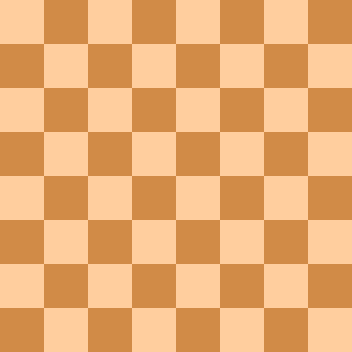
#> input picture Groups/Group_ID_46/Feature Extraction from Image/Edge Features/flat_chessboard.png, 352 x 352 px
$ jupyter execute Example_Edge_Features_Prewitt.ipynb
#> lines starting #> are read from the running program, lines starting #| are printed output that depends on the picture; after the words box and inside, x2 and y2 are one past the last pixel; in counts of white or black regions, pixels touching at a corner belong together
### Groups/Group_ID_46/Edge Features/Edge_Features.py
import cv2
import numpy as np
from skimage.filters import prewitt_h, prewitt_v

class Edge_Features:
    # [19 lines left out: function edge_detection_canny, not called in this run]

    def horizontal_edge_prewitt(self, image):
        return prewitt_h(image)

    def vertical_edge_prewitt(self, image):
        return prewitt_v(image)

### Groups/Group_ID_46/Feature Extraction from Image/Edge Features/Example_Edge_Features_Prewitt.ipynb
# Feature Extraction from Image (Edge Detection)
---

### Package Name: Edge_Features
---

## Methods:

### 1. horizontal_edge_prewitt(image):
This method returns the horizontal edge features extracted from a grayscale image using prewitt_h().

#### Parameters:

- Image: It takes a grayscale image having dimensions M x N

### 2. vertical_edge_prewitt(image):
This method returns the vertical edge features extracted from a grayscale image using prewitt_v().

#### Parameters:

- **Image:** It takes a grayscale image having dimensions M x N
---

## Example:

[cell 1]
import cv2
import matplotlib.pyplot as plt
from Edge_Features import Edge_Features

[cell 2]
# Creating object by calling class Edge_Features
features = Edge_Features()

# Read input image as grayscale image
image = cv2.imread('flat_chessboard.png', cv2.IMREAD_GRAYSCALE)
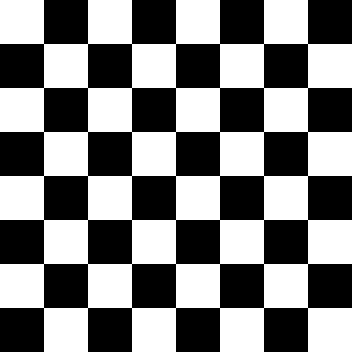
#> image: shape (352, 352); values 152 (black) and 215 (white), 50% white; 1 white region, box (x1, y1, x2, y2) and area: (0, 0, 352, 352) 61952

# Passing image to horizontal_edge_prewitt() to get horizontal edge features
horizontal_edges = features.horizontal_edge_prewitt(image)
#> in horizontal_edge_prewitt, `return prewitt_h(image)`:
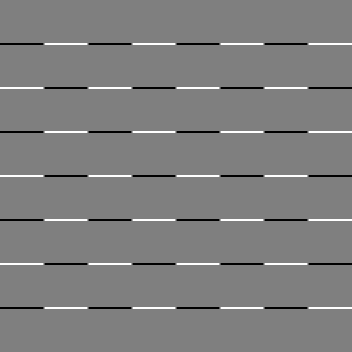
#> returned value: shape (352, 352) float64; min -0.247, max 0.247, mean -2.76e-17; drawn with min black and max white

# Passing image to vertical_edge_prewitt() to get vartical edge features
vertical_edges = features.vertical_edge_prewitt(image)
#> in vertical_edge_prewitt, `return prewitt_v(image)`:
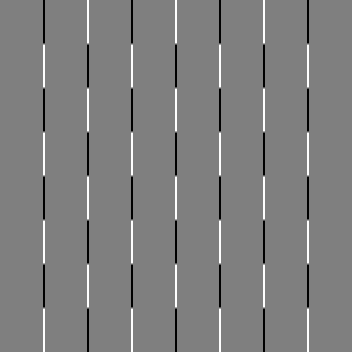
#> returned value: shape (352, 352) float64; min -0.247, max 0.247, mean -1.07e-18; drawn with min black and max white

all_edges = horizontal_edges + vertical_edges
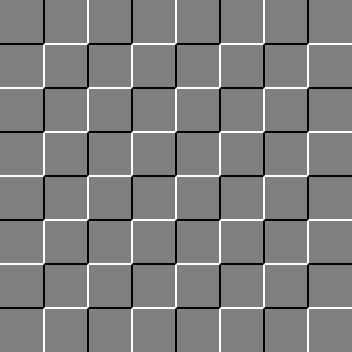
#> all_edges: shape (352, 352) float64; min -0.247, max 0.247, mean -2.85e-17; drawn with min black and max white

#Display input image and extracted edge features
fig, axes = plt.subplots(nrows=1, ncols=4, figsize=(12,4))
axes[0].imshow(image, cmap='gray')
axes[0].set_title("Chessboard Image")
axes[1].imshow(horizontal_edges, cmap='gray')
axes[1].set_title('Horizontal Edges')
axes[2].imshow(vertical_edges, cmap='gray')
axes[2].set_title('Vertical Edges')
axes[3].imshow(all_edges, cmap='gray')
axes[3].set_title('All Edges')
plt.tight_layout()
plt.show()
